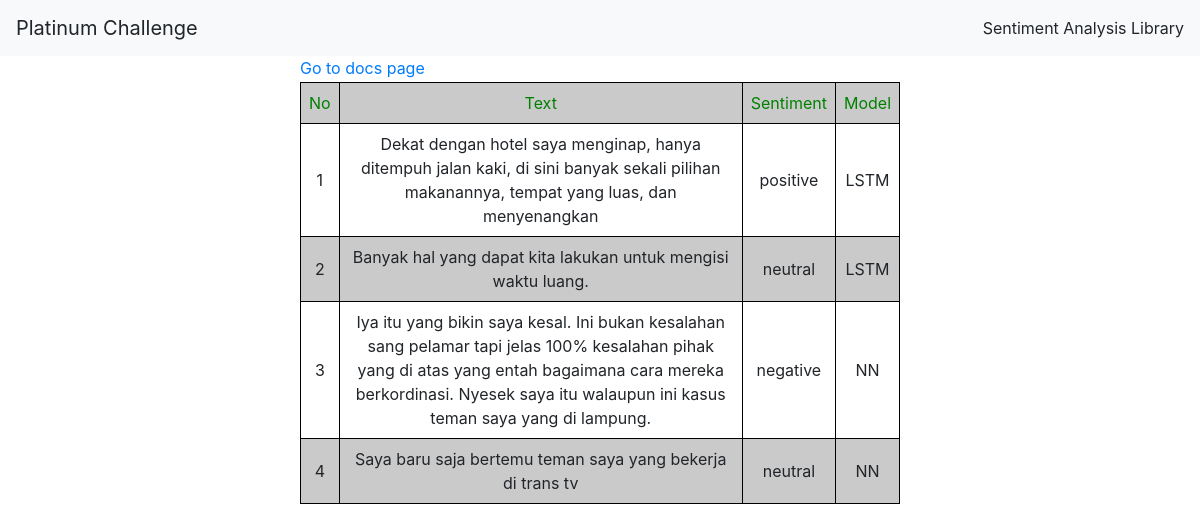
The page / on the database its author committed.
### tables this page shows
CREATE TABLE sentiment_analysis_library (id INTEGER PRIMARY KEY AUTOINCREMENT, text varchar(255), sentiment varchar(255), tipe varchar(255));

### main.py (the view)
@app.route('/')
def home():
    conn = db_connection()
    posts = conn.execute('SELECT * FROM sentiment_analysis_library').fetchall()
    conn.close()
    return render_template("index.html", posts=posts)

### main.py (called while the page is built)
def db_connection():
    conn = sqlite3.connect('sql.db', check_same_thread=False)
    c = conn.cursor()
    conn.execute('''CREATE TABLE IF NOT EXISTS sentiment_analysis_library (id INTEGER PRIMARY KEY AUTOINCREMENT, text varchar(255), sentiment varchar(255), tipe varchar(255));''')
    conn.row_factory = sqlite3.Row
    return conn

### templates/index.html (shortened to what this page needs)
<!DOCTYPE html>
<html lang="en">
  <head>
    <link rel="stylesheet" href="https://cdn.jsdelivr.net/npm/bootstrap@4.0.0/dist/css/bootstrap.min.css" />
  </head>
  <body>
    <nav class="navbar navbar-light bg-light justify-content-between">
      <a class="navbar-brand">Platinum Challenge</a>
      <form class="form-inline my-2 my-lg-0">Sentiment Analysis Library</form>
    </nav>
    <div class="content">
      <a type="button" href="http://127.0.0.1:5000/docs/">Go to docs page</a>
      <table style="text-align: center">
        <th>
          <tr style="color: green">
            <td>No</td>
            <td>Text</td>
            <td>Sentiment</td>
            <td>Model</td>
          </tr>
        </th>
        {% set count = namespace(value=1) %}
        {%for i in posts%}
        <tr>
          <td>{{count.value}}</td>
          <td>{{i['text']}}</td>
          <td>{{i['sentiment']}}</td>
          <td>{{i['tipe']}}</td>
        </tr>
        {% set count.value = count.value + 1 %} {%endfor%}
      </table>
    </div>
  </body>
</html>

### templates/index.html (style rules this page uses)
.content { max-width: 600px; margin: auto; }
tr:nth-of-type(2n) { border: 1px solid black; background-color: rgba(150, 150, 150, 0.5); }
td { padding: 8px 8px; border: 1px solid black; }

### rows shown on the page
sentiment_analysis_library: value "1", text "Dekat dengan hotel saya menginap, hanya ditempuh jalan kaki, di sini banyak sekali pilihan makanannya, tempat yang luas, dan menyenangkan", sentiment "positive", tipe "LSTM"
sentiment_analysis_library: value "2", text "Banyak hal yang dapat kita lakukan untuk mengisi waktu luang.", sentiment "neutral", tipe "LSTM"
sentiment_analysis_library: value "3", text "Iya itu yang bikin saya kesal. Ini bukan kesalahan sang pelamar tapi jelas 100% kesalahan pihak yang di atas yang entah bagaimana cara mereka berkordinasi. Nyesek saya itu walaupun ini kasus teman saya yang di lampung.", sentiment "negative", tipe "NN"
sentiment_analysis_library: value "4", text "Saya baru saja bertemu teman saya yang bekerja di trans tv", sentiment "neutral", tipe "NN"
